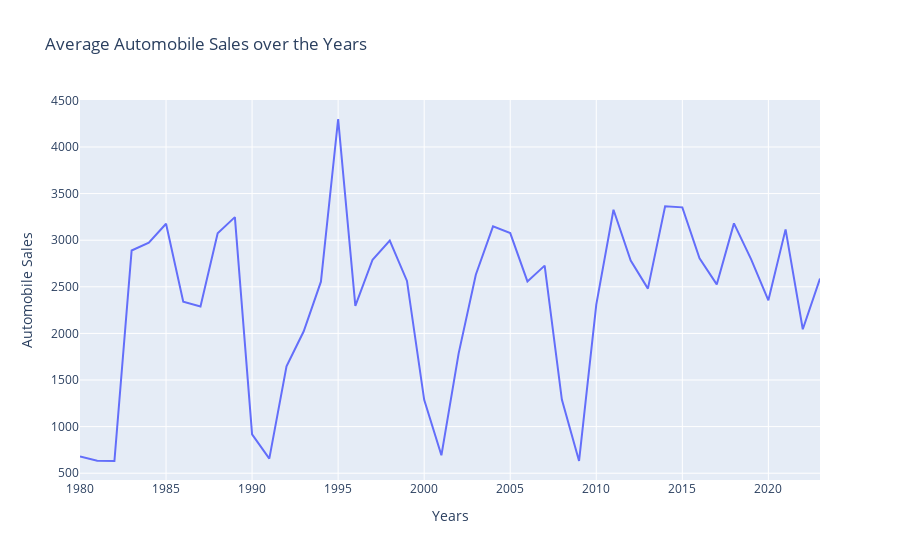

Write notebook code for a chart like this one.
### Markdown cell above
### Yearly **Automobile Sales**

### Code cell
yearly_data = df.groupby('Year')['Automobile_Sales'].mean().reset_index()

Y_chart1 = px.line(yearly_data, x='Year', y='Automobile_Sales', title='Average Automobile Sales over the Years',
                  labels={"Year": "Years", "Automobile_Sales": "Automobile Sales"},)

Y_chart1

### Figure 1 — Plotly figure (JSON) as saved in the notebook; plotly's stock layout.template omitted (floating-point values rounded to 4 significant figures)
{"data": [{"hovertemplate": "Years=%{x}<br>Automobile Sales=%{y}<extra></extra>", "legendgroup": "", "line": {"color": "#636efa", "dash": "solid"}, "marker": {"symbol": "circle"}, "mode": "lines", "name": "", "orientation": "v", "showlegend": false, "type": "scatter", "x": [1980, 1981, 1982, 1983, 1984, 1985, 1986, 1987, 1988, 1989, 1990, 1991, 1992, 1993, 1994, 1995, 1996, 1997, 1998, 1999, 2000, 2001, 2002, 2003, 2004, 2005, 2006, 2007, 2008, 2009, 2010, 2011, 2012, 2013, 2014, 2015, 2016, 2017, 2018, 2019, 2020, 2021, 2022, 2023], "xaxis": "x", "y": [678.9, 633.4, 631.1, 2889.0, 2972.0, 3176.0, 2341.0, 2288.0, 3074.0, 3248.0, 917.3, 655.9, 1648.0, 2023.0, 2555.0, 4300.0, 2295.0, 2790.0, 2995.0, 2563.0, 1287.0, 692.1, 1783.0, 2629.0, 3149.0, 3077.0, 2558.0, 2727.0, 1290.0, 631.7, 2309.0, 3326.0, 2782.0, 2481.0, 3363.0, 3352.0, 2806.0, 2526.0, 3181.0, 2794.0, 2355.0, 3116.0, 2044.0, 2588.0], "yaxis": "y"}], "layout": {"legend": {"tracegroupgap": 0}, "title": {"text": "Average Automobile Sales over the Years"}, "xaxis": {"anchor": "y", "domain": [0, 1], "title": {"text": "Years"}}, "yaxis": {"anchor": "x", "domain": [0, 1], "title": {"text": "Automobile Sales"}}}}
